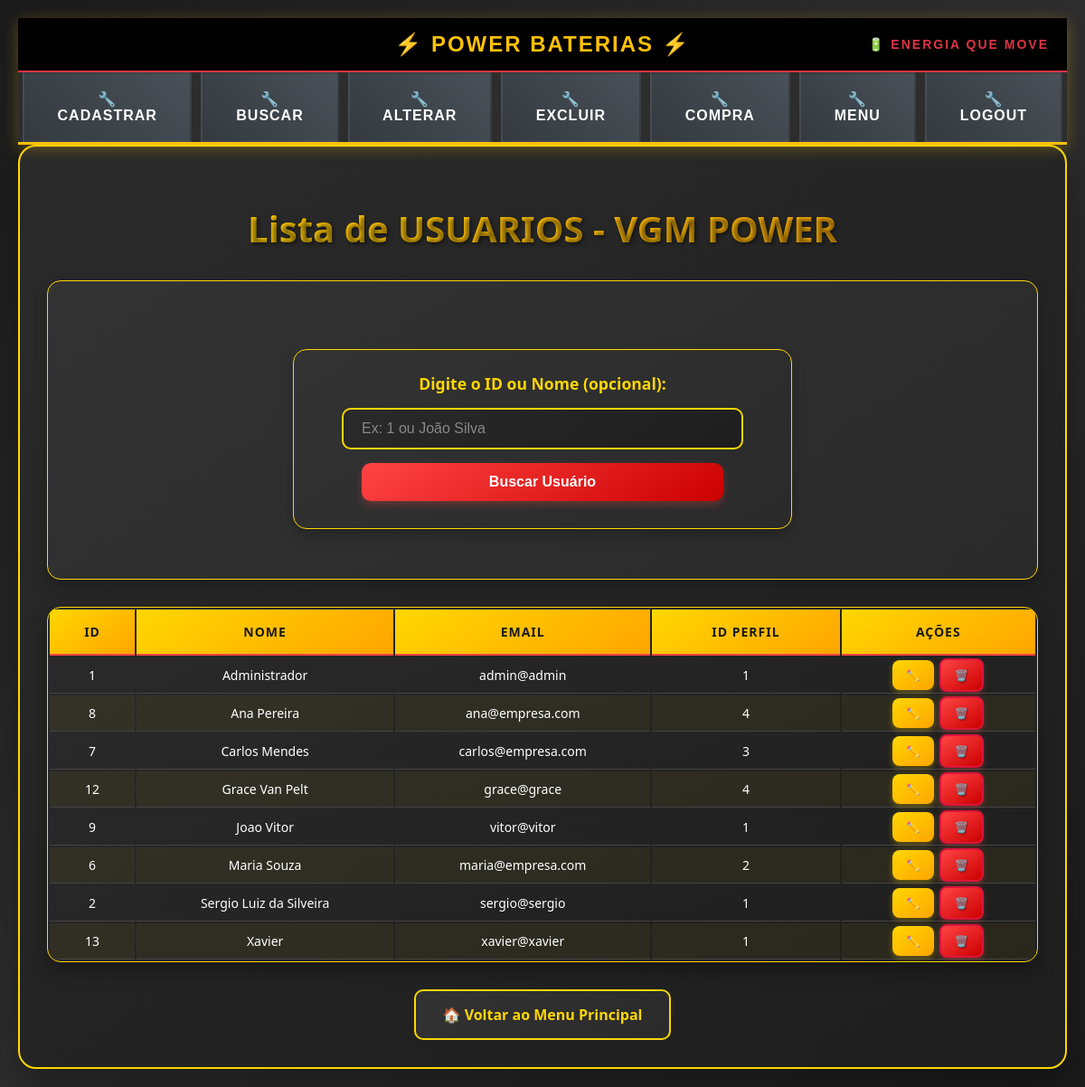
The page /Telas/buscar_usuario.php (signed in) on the database its author committed.
### tables this page shows
CREATE TABLE `usuario` (
  `id_usuario` int NOT NULL AUTO_INCREMENT,
  `nome` varchar(100) NOT NULL,
  `senha` varchar(255) NOT NULL,
  `email` varchar(100) NOT NULL,
  `id_perfil` int DEFAULT NULL,
  `senha_temporaria` tinyint(1) DEFAULT '0',
  PRIMARY KEY (`id_usuario`),
  UNIQUE KEY `email` (`email`),
  KEY `id_perfil` (`id_perfil`),
  CONSTRAINT `usuario_ibfk_1` FOREIGN KEY (`id_perfil`) REFERENCES perfil(`id_perfil`)
);

### Telas/buscar_usuario.php (the view, shortened to what this page needs)
<?php
require_once 'menudrop.php';
if ($_SERVER["REQUEST_METHOD"]=="POST" && !empty($_POST["busca"])) {
    $busca = trim($_POST["busca"]);
    if(is_numeric($busca)) {
        $sql = "SELECT * FROM usuario WHERE id_usuario = :busca ORDER BY nome ASC";
        $stmt = $pdo->prepare($sql);
        $stmt->bindParam(':busca', $busca, PDO::PARAM_INT);
    } else {
        $sql = "SELECT * FROM usuario WHERE nome LIKE :busca_nome ORDER BY nome ASC";
        $stmt = $pdo->prepare($sql);
        $stmt->bindValue(':busca_nome', "$busca%", PDO::PARAM_STR);
    }
} else {
    $sql = "SELECT * FROM usuario ORDER BY nome ASC";
    $stmt = $pdo->prepare($sql);
}
$stmt->execute();
$usuarios = $stmt->fetchAll(PDO::FETCH_ASSOC);
?>
<!DOCTYPE html>
<html lang="pt-BR">
<head>
    <link rel="stylesheet" href="../CSS/busca.css">
</head>
<body>
    <div class="container">
    <h2>Lista de USUARIOS - VGM POWER</h2>
    <div class="search-section">
    <form action="buscar_usuario.php" method="POST">
        <label for="busca">Digite o ID ou Nome (opcional):</label>
        <input type="text" id="busca" name="busca" placeholder="Ex: 1 ou João Silva">
        <button type="submit">Buscar Usuário</button>
    </form>
    </div>
    <?php if(!empty($usuarios)): ?>
        <div class="table-container">
            <table>
                <thead>
                    <tr>
                        <th>ID</th>
                        <th>Nome</th>
                        <th>Email</th>
                        <th>ID Perfil</th>
                        <th>Ações</th>
                    </tr>
                </thead>
                <tbody>
                    <?php foreach($usuarios as $usuario): ?>
                        <tr>
                            <td><?=htmlspecialchars($usuario['id_usuario'])?></td>
                            <td><?=htmlspecialchars($usuario['nome'])?></td>
                            <td><?=htmlspecialchars($usuario['email'])?></td>
                            <td><?=htmlspecialchars($usuario['id_perfil'])?></td>
                            <td>
                                <a href="alterar_usuario.php?id=<?=htmlspecialchars($usuario['id_usuario'])?>" class="action-btn edit-btn ">
                                <a href="excluir_usuario.php?id=<?= htmlspecialchars($usuario['id_usuario']) ?>" class="action-btn delete-btn"  onclick="return confirm('Tem certeza que deseja excluir este usuário?')">
                            </td>
                        </tr>
                    <?php endforeach; ?>
                </tbody>
            </table>
        </div>
    <?php else: ?>
        <p class="no-results">🔋 Nenhum usuário encontrado no sistema Vgm power Pro.</p>
    <?php endif; ?>
    <a href="principal.php" class="back-btn">Voltar ao Menu Principal</a>
    </div>
</body>
</html>

### Telas/menudrop.php (shortened to what this page needs)
<?php
$id_perfil = $_SESSION['perfil'];
$permissoes = [
    1=>["Cadastrar"=>["cadastro_usuario.php","cadastro_cliente.php","cadastro_fornecedor.php","cadastro_produto.php","cadastro_funcionario.php"],
        "Buscar"=>["buscar_usuario.php","buscar_cliente.php","buscar_fornecedor.php","buscar_produto.php","buscar_funcionario.php"],
        "Alterar"=>["alterar_usuario.php","alterar_cliente.php","alterar_fornecedor.php","alterar_produto.php","alterar_funcionario.php"],
        "Excluir"=>["excluir_usuario.php","excluir_cliente.php","excluir_fornecedor.php","excluir_produto.php","excluir_funcionario.php"],
        "Compra"=>["editar_compra.php","nova_compra.php", "lista_compras.php","excluir_compra.php"],
        "Menu"=>["principal.php"],
        "Logout"=>["logout.php"]],
        2=>["Cadastrar"=>["cadastro_cliente.php"],
        "Buscar"=>["buscar_cliente.php","buscar_forncedor.php","buscar_produto.php"],
        "Alterar"=>["alterar_cliente.php","alterar_forncedor.php"],
        "Logout"=>["logout.php"]],
        3=>["Cadastrar"=>["cadastro_forncedor.php","cadastro_produto.php"],
        "Buscar"=>["buscar_cliente.php","buscar_forncedor.php","buscar_produto.php"],
        "Alterar"=>["alterar_forncedor.php","alterar_produto.php"],
        "Excluir"=>["excluir_produto.php"]],
        4=>["Cadastrar"=>["cadastro_cliente.php"],
        "Buscar"=>["buscar_produto.php"],
        "Alterar"=>["alterar_cliente.php"]],
];
$opcoes_menu = $permissoes[$id_perfil];
?>
<!DOCTYPE html>
<html lang="pt-br">
<head>
    <link rel="stylesheet" href="../CSS/styles.css">
</head>
<body>
<nav style="
    background: linear-gradient(135deg, #1a1a1a 0%, #2d2d2d 100%);
    padding: 0;
    box-shadow: 0 4px 15px rgba(255, 193, 7, 0.3);
    border-bottom: 3px solid #ffc107;
    position: relative;
">
    <div style="
        background: #000;
        color: #ffc107;
        text-align: center;
        padding: 15px 0;
        font-family: 'Arial Black', Arial, sans-serif;
        font-size: 24px;
        font-weight: bold;
        text-transform: uppercase;
        letter-spacing: 2px;
        border-bottom: 2px solid #dc3545;
        position: relative;
    ">
        ⚡ POWER BATERIAS ⚡
        <div style="
            position: absolute;
            right: 20px;
            top: 50%;
            transform: translateY(-50%);
            font-size: 14px;
            color: #dc3545;
        ">🔋 Energia que Move</div>
    </div>
    <ul class="menu" style="
        list-style: none;
        margin: 0;
        padding: 0;
        display: flex;
        justify-content: center;
        background: #2d2d2d;
    ">
    <?php foreach($opcoes_menu as $categoria=>$arquivos):?>
    <li class="dropdown" style="
        position: relative;
        margin: 0 5px;
    ">
        <a href="#" style="
            display: block;
            padding: 18px 25px;
            color: #fff;
            text-decoration: none;
            font-family: Arial, sans-serif;
            font-weight: bold;
            font-size: 16px;
            text-transform: uppercase;
            letter-spacing: 1px;
            background: linear-gradient(45deg, #343a40, #495057);
            border: 2px solid transparent;
            transition: all 0.3s ease;
            position: relative;
            overflow: hidden;
        "
        onmouseover="this.style.background='linear-gradient(45deg, #ffc107, #ffca2c)'; this.style.color='#000'; this.style.borderColor='#dc3545'; this.style.transform='translateY(-2px)'; this.style.boxShadow='0 5px 15px rgba(255,193,7,0.4)'"
        onmouseout="this.style.background='linear-gradient(45deg, #343a40, #495057)'; this.style.color='#fff'; this.style.borderColor='transparent'; this.style.transform='translateY(0)'; this.style.boxShadow='none'">
            🔧 <?=$categoria ?>
        </a>
    </li>
    <?php endforeach;?>
    </ul>
</nav>
</body>
</html>

### CSS/styles.css (style rules this page uses)
body { font-family: Arial, sans-serif; background-color: #f4f4f4; text-align: center; }
input, button { width: 100%; padding: 10px; margin: 5px 0; }
.menu { list-style: none; padding: 0; margin: 0; display: flex; background-color: #333; }
.menu li { position: relative; }
.menu li a { display: block; padding: 15px; color: white; text-decoration: none; background-color: #333; }
form { width: 500px; margin: 50px auto; padding: 20px; background-color: #f9f9f9; border-radius: 10px; box-shadow: 0px 0px 10px rgba(0, 0, 0, 0.1); display: flex; flex-direction: column; align-items: center; }
label { display: block; font-weight: bold; margin-bottom: 5px; }
input[type="text"], input[type="email"], input[type="password"], select { width: 80%; padding: 8px; margin-bottom: 10px; border: 1px solid #ccc; border-radius: 5px; font-size: 16px; }
button { width: 80%; padding: 10px; background-color: #007bff; color: white; border: none; border-radius: 5px; font-size: 16px; cursor: pointer; transition: 0.3s; }

### CSS/busca.css (style rules this page uses)
body { font-family: 'Segoe UI', Tahoma, Geneva, Verdana, sans-serif; background: linear-gradient(135deg, #1a1a1a 0%, #2d2d2d 50%, #1a1a1a 100%); margin: 0; padding: 20px; min-height: 100vh; color: #ffffff; }
.container { max-width: 1200px; margin: 0 auto; background: linear-gradient(145deg, #2a2a2a, #1e1e1e); border-radius: 20px; padding: 30px; box-shadow: 0 20px 40px rgba(0,0,0,0.3), inset 0 1px 0 rgba(255,255,255,0.1); border: 2px solid #FFD700; }
h2 { text-align: center; margin-bottom: 30px; color: #FFD700; font-size: 2.5em; font-weight: bold; text-shadow: 2px 2px 4px rgba(0,0,0,0.5); background: linear-gradient(45deg, #FFD700, #FFA500); -webkit-background-clip: text; -webkit-text-fill-color: transparent; background-clip: text; }
.search-section, form { background: linear-gradient(145deg, #333333, #2a2a2a); padding: 25px; border-radius: 15px; margin-bottom: 30px; border: 1px solid #FFD700; box-shadow: 0 8px 16px rgba(0,0,0,0.2); }
.search-section label, label { display: block; margin-bottom: 10px; color: #FFD700; font-weight: bold; font-size: 1.1em; }
input[type="text"] { padding: 12px 20px; border-radius: 10px; border: 2px solid #FFD700; background: linear-gradient(145deg, #2a2a2a, #1e1e1e); color: #ffffff; font-size: 16px; min-width: 250px; transition: all 0.3s ease; }
input[type="text"]::placeholder { color: #888; }
button { padding: 12px 25px; border-radius: 10px; border: none; background: linear-gradient(145deg, #FF4444, #CC0000); color: white; cursor: pointer; font-size: 16px; font-weight: bold; transition: all 0.3s ease; box-shadow: 0 4px 8px rgba(255, 68, 68, 0.3); }
.table-container { background: linear-gradient(145deg, #2a2a2a, #1e1e1e); border-radius: 15px; overflow: hidden; box-shadow: 0 10px 20px rgba(0,0,0,0.3); border: 1px solid #FFD700; }
table { width: 100%;; }
th { background: linear-gradient(145deg, #FFD700, #FFA500); color: #1a1a1a; padding: 15px; text-align: center; font-weight: bold; font-size: 14px; text-transform: uppercase; letter-spacing: 1px; border-bottom: 2px solid #FF4444; }
td { padding: 1px; text-align: center; border-bottom: 1px solid #444; color: #ffffff; font-size: 14px; }
tr:nth-child(even) { background: rgba(255, 212, 0, 0.05); }
.action-btn { padding: 8px 15px; border-radius: 8px; text-decoration: none; color: white; font-size: 12px; font-weight: bold; margin: 0 3px; display: inline-block; transition: all 0.3s ease; text-transform: uppercase; letter-spacing: 0.5px; }
.edit-btn { background: linear-gradient(145deg, #ffd700, #ffa500); color: #1a1a1a; box-shadow: 0 3px 6px rgba(255, 212, 0, 0.3); }
.edit-btn::before { content: "✏️"; }
.delete-btn { background: linear-gradient(145deg, #ff4444, #cc0000); box-shadow: 0 3px 6px rgba(255, 68, 68, 0.3); border: 2px solid #dc143c; text-shadow: 1px 1px 2px rgba(0, 0, 0, 0.5); }
.delete-btn::before { content: "🗑️"; }
.back-btn { display: inline-block; margin-top: 30px; padding: 15px 30px; border-radius: 10px; text-decoration: none; background: linear-gradient(145deg, #333333, #2a2a2a); color: #FFD700; font-weight: bold; border: 2px solid #FFD700; transition: all 0.3s ease; font-size: 16px; }
.container .back-btn::before { content: "🏠 "; }

### Telas/menudrop.php (style rules this page uses)
body { margin: 0; padding: 0; background: linear-gradient(135deg, #2c3e50 0%, #34495e 100%); min-height: 100vh; }

### rows shown on the page
usuario: id_usuario "1", nome "Administrador", email "admin@admin", id_perfil "1"
usuario: id_usuario "8", nome "Ana Pereira", email "ana@empresa.com", id_perfil "4"
usuario: id_usuario "7", nome "Carlos Mendes", email "carlos@empresa.com", id_perfil "3"
usuario: id_usuario "12", nome "Grace Van Pelt", email "grace@grace", id_perfil "4"
usuario: id_usuario "9", nome "Joao Vitor", email "vitor@vitor", id_perfil "1"
usuario: id_usuario "6", nome "Maria Souza", email "maria@empresa.com", id_perfil "2"
usuario: id_usuario "2", nome "Sergio Luiz da Silveira", email "sergio@sergio", id_perfil "1"
usuario: id_usuario "13", nome "Xavier", email "xavier@xavier", id_perfil "1"

### other values the page prints
$categoria "CADASTRAR"
$categoria "BUSCAR"
$categoria "ALTERAR"
$categoria "EXCLUIR"
$categoria "COMPRA"
$categoria "MENU"
$categoria "LOGOUT"
